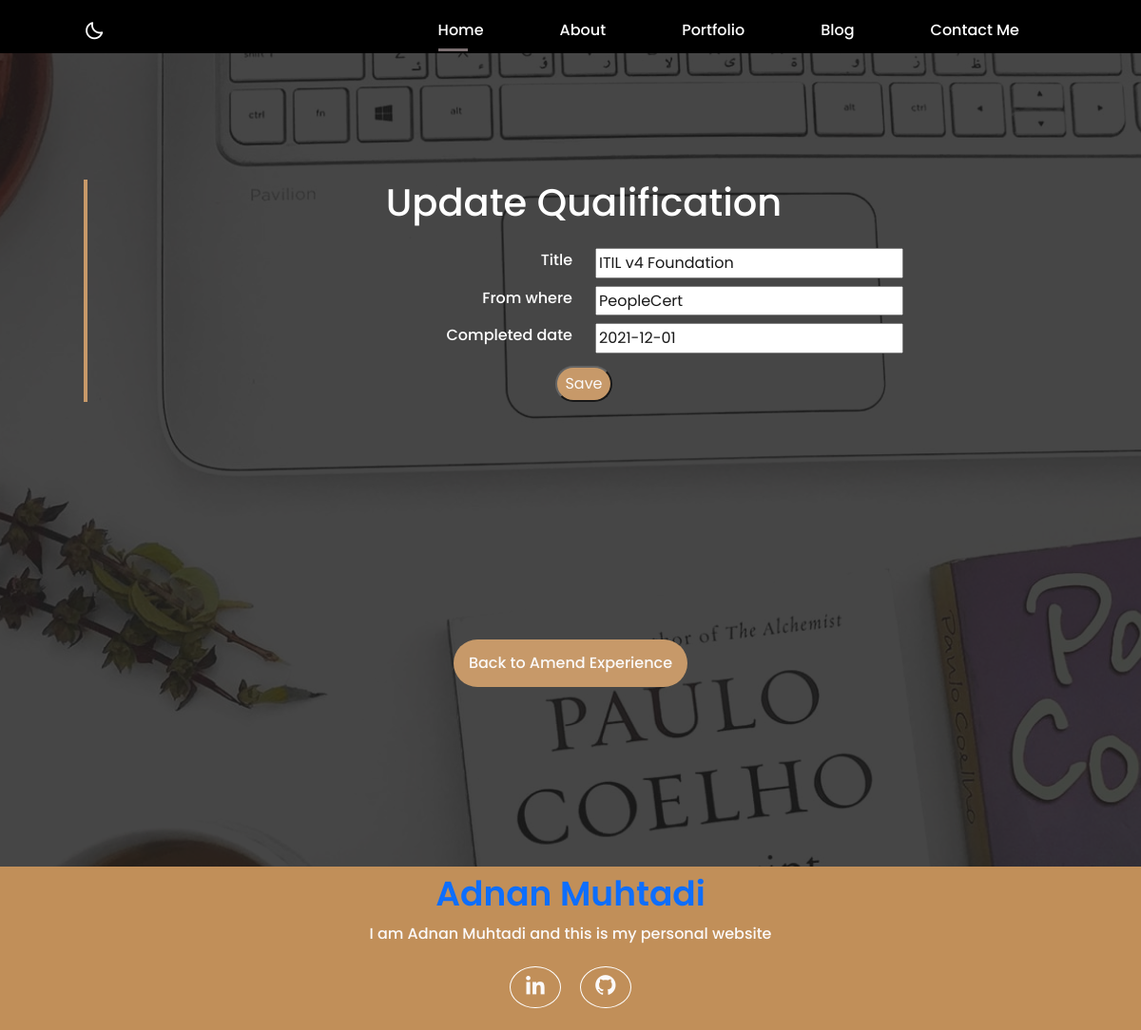
The page /update_qualification/1/ on the database its author committed.
### portfolio/models.py (models this page shows, shortened)
class Qualification(models.Model):
    title = models.CharField(max_length=100)
    from_where = models.CharField(max_length=200)
    description = models.TextField(blank=True)
    completed_date = models.DateField(default=timezone.now)
    website_url = models.URLField(blank=True)

### portfolio/views.py (the view)
def updateQualification(request, pk):
    qualification = Qualification.objects.get(id=pk)
    form = qualificationForm(instance=qualification)
    if request.method == 'POST':
        print('Updating POST:', request.POST)
        form = qualificationForm(request.POST, instance=qualification)
        if form.is_valid():
            form.save()
            return redirect('/amend_qualification/')
    context = {'form': form}
    return render(request, 'update/update_qualification.html', context)

### portfolio/forms.py
class qualificationForm(ModelForm):
    class Meta:
        model = Qualification
        fields = [
            'title',
            'from_where',
            'completed_date',
        ]

### portfolio/templates/update/update_qualification.html (shortened to what this page needs)
{% extends "base.html" %}
{% load static %}
{% block content %}
<section class="home" id="home">
    <div class="home_container_admin bd-container bd-grid">
        <div class="home_data-admin">
            <h1 class="mb-4 text-center">Update Qualification</h1>
            <form action="" method="POST">
                {% for fm in form %}
                <div class="row">
                    <label class="col-md-6 col-sm-12 mb-1 text-sm-start text-md-end">{{fm.label}}</label>
                    <p class="col-md-6 col-sm-12 mb-2 text-sm-start text-md-start">{{fm}}</p>
                </div>
                {% endfor %}
                <div class="text-center">
                    <button type="submit">Save</button>
                </div>
            </form>
        </div>
        <a href="{% url 'amend_qualification' %}" class="button button-light text-center button-more">Back to Amend
            Experience</a>
    </div>
</section>
{% endblock %}

### static/css/base.css (style rules this page uses)
:root { --header-height: 3rem; --bg-color: #fff; --bg-color-rev: #000; --text-color: #000; --text-color-rev: #fff; --text-color-same: #000; --first-color: #3e0e12; --first-color-btn: #3e0e12; --first-color-dark: #2f0a0d; --first-color-light: #7b6f71; --first-color-lighten: #fbf9f9; --first-color-lightest: #fff; --first-color-gold: #c18f59; --first-color-golden: #765735; --body-font: 'poppins', sans-serif; --biggest-font-size: 2.5rem; --h1-font-size: 1.5rem; --h2-font-size: 1.25rem; --h3-font-size: 1.125rem; --normal-font-size: .938rem; --small-font-size: .813rem; --smaller-font-size: .75rem; --font-medium: 500; --font-semi-bold: 600; --font-bold: 700; --mb-1: .5rem; --mb-2: 1rem; --mb-3: 1.5rem; --mb-4: 2rem; --mb-5: 2.5rem; --mb-6: 3rem; --z-normal: 1; --z-tooltip: 10; --z-fixed: 100; }
@media screen and (min-width: 768px) { :root { --biggest-font-size: 4.5rem; --h1-font-size: 2.25rem; --h2-font-size: 1.5rem; --h3-font-size: 1.25rem; --normal-font-size: 1rem; --small-font-size: .875rem; --smaller-font-size: .813rem; } }
html { scroll-behavior: smooth; background-color: var(--bg-color); }
body { margin: var(--header-height) 0 0 0; font-family: var(--body-font); font-size: var(--normal-font-size); font-weight: var(--font-medium); color: var(--text-color); background-color: var(--bg-color); line-height: 1.6; }
h1,h2,h3,ul,p { margin: 0; }
a { text-decoration: none; }
.bd-container { max-width: 1024px; width: calc(100% - 2rem); margin-left: var(--mb-2); margin-right: var(--mb-2); }
.bd-grid { display: grid; gap: 1.5rem; }
.home { position: relative; display: flex; align-items: flex-end; background-image: url('/media/images/top-banner-bckg.jpg'); background-position: center; background-size: cover; opacity: 0.9; }
.home::before { content: ''; position: absolute; top: 0; left: 0; width: 100%; height: 100%; background-color: #000; opacity: 0.8; }
.home_container_admin { position: relative; height: calc(100vh - var(--header-height)); grid-template-rows: repeat(2, max-content); align-content: space-around; row-gap: 2rem; margin: 5rem 1rem; }
.home_data-admin { border-left: 4px solid var(--first-color-gold); color: var(--text-color-rev); padding-left: 1.5rem; z-index: var(--z-tooltip); overflow-x: hidden; height: auto; }
.button { display: inline-block; background-color: var(--first-color-gold); color:var(--first-color-lighten); padding: .75rem 1rem; border-radius: 25px; transition: .3s; text-decoration: none; }
button { display: inline-block; background-color: var(--first-color-gold); color:var(--first-color-lighten); padding: .25rem .5rem; border-radius: 25px; transition: .3s; text-decoration: none; margin-top: 5px; }
.button-light { background-color: var(--first-color-gold); }
.button-more { margin: auto; width: fit-content; }

### rows shown on the page
Qualification: form "ITIL v4 Foundation" "PeopleCert" "2021-12-01"

### other values the page prints
{{ fm.label }} "Title" "From where" "Completed date"
